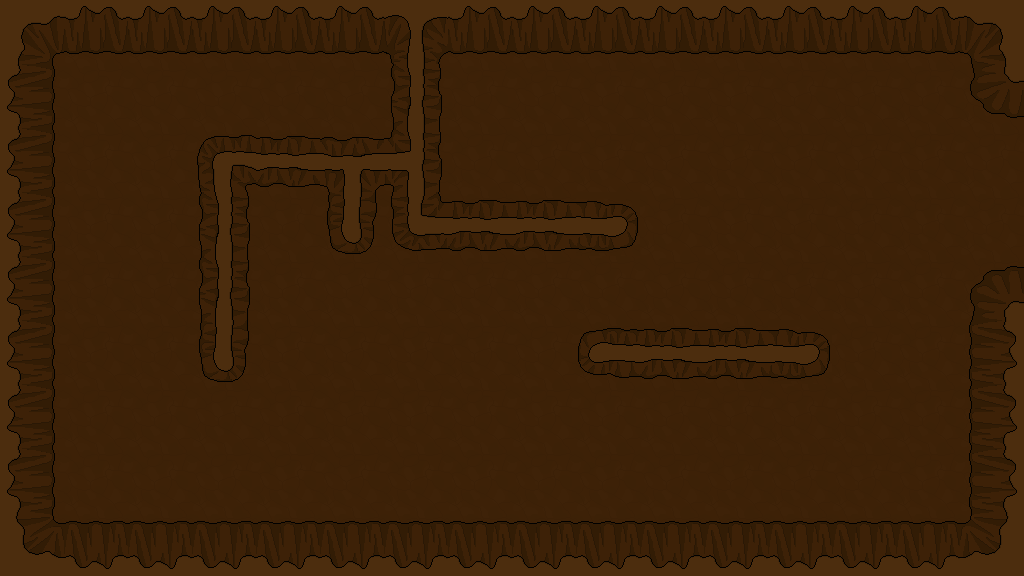

This game map was drawn from its Tiled (.tmx) file and the tilesets committed beside it. A one-line description and the full map source follow:
An orthogonal 16x9 tile map with 64x64 px tiles, 1 tile layer (Tile Layer 1).

<map version="1.0" orientation="orthogonal" width="16" height="9" tilewidth="64" tileheight="64">
 <tileset firstgid="1" name="backgroundTiles" tilewidth="64" tileheight="64">
  <image source="../backgroundTiles.png" width="12480" height="64" />
 </tileset>
 <layer name="Tile Layer 1" width="16" height="9">
  <data encoding="csv">
151,152,152,152,152,152,165,152,152,152,152,152,152,152,152,153,
158,6,6,6,6,6,168,6,6,6,6,6,6,6,6,157,
158,6,6,181,173,174,178,6,6,6,6,6,6,6,6,6,
158,6,6,168,6,176,182,173,173,185,6,6,6,6,6,6,
158,6,6,168,6,6,6,6,6,6,6,6,6,6,6,156,
158,6,6,176,6,6,6,6,6,170,173,173,185,6,6,161,
158,6,6,6,6,6,6,6,6,6,6,6,6,6,6,14,
158,6,6,6,6,6,6,6,6,6,6,6,6,6,6,14,
159,160,160,160,160,160,160,160,160,160,160,160,160,160,160,162
</data>
 </layer>
</map>
